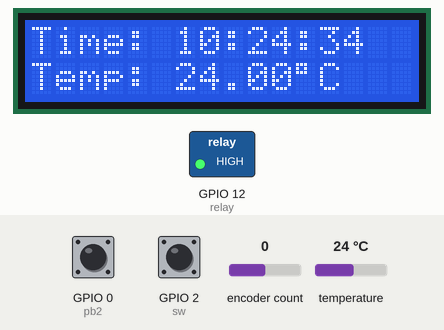
The program below on a simulated ESP8266 board running MicroPython. Shown: 16×2 character LCD, switched loads named in the program (green lamp = pin HIGH). Inputs (shaded band) come from the test bench; at power-on: GPIO 2 (sw) HIGH, encoder count 0, GPIO 0 (pb2) HIGH, temperature 24 °C. The clock reads 2024-03-15 10:24:30 at power-on unless the program sets it; files the program writes start out absent; library files of the repository ran but are not shown: esp8266_i2c_lcd.py, ds1307.py.

Above: at 4.3 s.
4.4 s: GPIO 2 (sw) pulled LOW for 0.15 s
At 6.6 s:
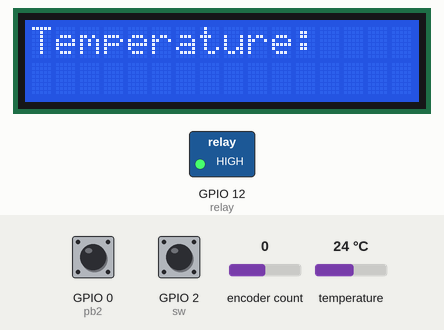
6.9 s: encoder count set to -1
At 7.2 s:
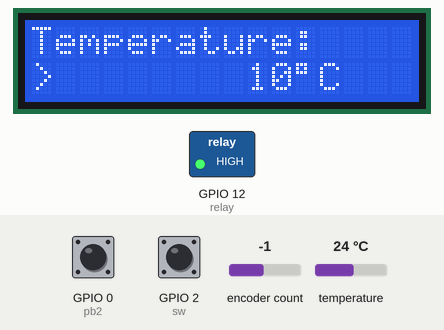
8.4 s: encoder count set to 0
At 9.6 s:
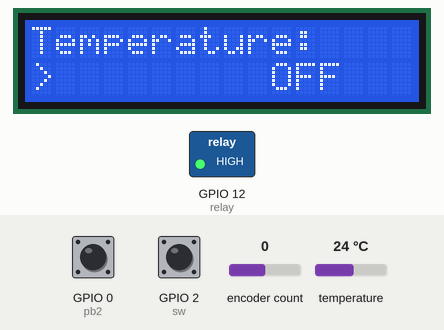
9.9 s: GPIO 2 (sw) pulled LOW for 1 s
At 11.0 s:
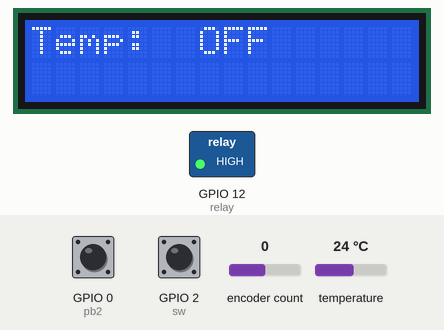
13.9 s: GPIO 0 (pb2) pulled LOW for 3.2 s
At 15.6 s:
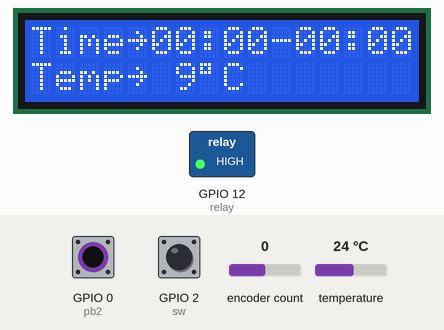
19.9 s: GPIO 2 (sw) pulled LOW for 3.2 s
At 24.3 s:
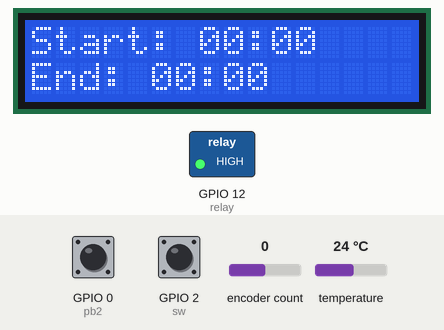
Timing chart, 0 to 25.6 s (numbered marks = the images above; inputs shaded):
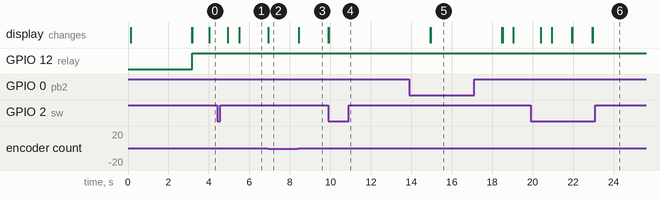

The program:

main.py
```python
#--------------------------------
# Programmable Mini Refrigerator
#           DB.Tajo
#          2019-2020
#--------------------------------

import gc
gc.collect()
import time
gc.collect()
import onewire, ds18x20
gc.collect()
from machine import I2C, Pin
gc.collect()
from esp8266_i2c_lcd import I2cLcd
gc.collect()
import ds1307
gc.collect()
import menu
gc.enable()

#setup
sw = Pin(2,Pin.IN,Pin.PULL_UP)
pb2 = Pin(0,Pin.IN,Pin.PULL_UP)
relay = Pin(12,Pin.OUT)
ds_sensor = ds18x20.DS18X20(onewire.OneWire(Pin(3)))
roms = ds_sensor.scan()
i2c=I2C(scl=Pin(5),sda=Pin(4))
lcd=I2cLcd(i2c,0x27,2,16)
ds= ds1307.DS1307(i2c)
lcd.backlight_on()
lcd.clear()
lcd.putstr("  Programmable\n Mini    Fridge")
time.sleep_ms(3000)
lcd.clear()
gc.collect()

#Main Loop
while True:
  clock = ds.datetime()
  gc.collect()
  lcd.move_to(0, 0)
  lcd.putstr("Time: ")
  lcd.putstr("%d:" %(clock[4]))
  if clock[5]<10:
    lcd.putstr("0%d:" %(clock[5]))
  else:
    lcd.putstr("%d:" %(clock[5]))
  lcd.putstr("%d " %(clock[6]))
  ds_sensor.convert_temp()
  for rom in roms:
    temp=ds_sensor.read_temp(rom)
  lcd.putstr("\nTemp: %.2f"%(temp))
  lcd.putchar(chr(223))
  lcd.putstr("C")
  gc.collect()
  f=open('time.txt')
  tmset=f.read()
  tlist=tmset.split(",")
  shr=int(tlist[0])
  smin=int(tlist[1])
  ehr=int(tlist[2])
  emin=int(tlist[3])
  f.close()
  xhr=int(clock[4])
  xmin=int(clock[5])
  gc.collect()
  f=open('temp.txt')
  tpset=f.read()
  xtmp=int(tpset)
  f.close()
  gc.collect()

  if shr<ehr:  # 0 -> 24
    if (shr==xhr and smin==xmin) or (shr==xhr and smin<xmin):
      if  temp > (xtmp + 2):
        relay.value(1)
      elif temp < xtmp:
        relay.value(0)
    elif (shr<xhr and xhr<ehr):
      if  temp > (xtmp + 2):
        relay.value(1)
      elif temp < xtmp:
        relay.value(0)
    elif (ehr==xhr and emin==xmin) or (ehr==xhr and xmin<emin):
      if  temp > (xtmp + 2):
        relay.value(1)
      elif temp < xtmp:
        relay.value(0)
    else:
      relay.value(0)


  if shr>ehr or shr==ehr: #24 -> 0
    if (shr==xhr and smin==xmin) or (shr==xhr and smin<xmin):
      if  temp > (xtmp + 2):
        relay.value(1)
      elif temp < xtmp:
        relay.value(0)
    elif (shr<xhr or ehr>xhr):
      if  temp > (xtmp + 2):
        relay.value(1)
      elif temp < xtmp:
        relay.value(0)
    elif (ehr==xhr and emin==xmin) or (ehr==xhr and emin>xmin):
      if  temp > (xtmp + 2):
        relay.value(1)
      elif temp < xtmp:
        relay.value(0)
    elif (shr==ehr and smin==emin):
      if  temp > (xtmp + 2):
        relay.value(1)
      elif temp < xtmp:
        relay.value(0)
    else:
      relay.value(0)

  gc.collect()
  if sw.value()==0:  #Change Time and Temp Settings
    time.sleep_ms(500)
    if sw.value()==0:
      lcd.clear()
      time.sleep_ms(500)
      start_hr,start_min,end_hr,end_min = menu.time_menu()
      f=open('time.txt','w')
      f.write('%d,%d,%d,%d'%(start_hr,start_min,end_hr,end_min))
      f.close()
      gc.collect()
    else:
      lcd.clear()
      time.sleep_ms(500)
      temp=menu.temp_menu()
      f=open('temp.txt','w')
      f.write('%d' %temp)
      f.close()
      gc.collect()
  elif pb2.value()==0: #Dispay Current Settings YELLOW
    lcd.clear()
    if shr<10 and smin<10:
      lcd.putstr("Time~0%d:0%d" %(shr,smin))
    elif shr<10 and smin>9:
      lcd.putstr("Time~0%d:%d" %(shr,smin))
    elif shr>9 and smin<10:
      lcd.putstr("Time~%d:0%d" %(shr,smin))
    else:
      lcd.putstr("Time~%d:%d" %(shr,smin))
    #END TIME DISPLAY
    if ehr<10 and emin<10:
      lcd.putstr("-0%d:0%d" %(ehr,emin))
    elif ehr<10 and emin>9:
      lcd.putstr("-0%d:%d" %(ehr,emin))
    elif ehr>9 and emin<10:
      lcd.putstr("-%d:0%d" %(ehr,emin))
    else:
      lcd.putstr("-%d:%d" %(ehr,emin))
    lcd.putstr("Temp~ %d" %xtmp)
    lcd.putchar(chr(223))
    lcd.putstr("C")
    time.sleep_ms(3500)
    lcd.clear()
```

menu.py
```python
import time
from machine import I2C, Pin
from rotary_irq_esp import RotaryIRQ
from esp8266_i2c_lcd import I2cLcd

i2c=I2C(scl=Pin(5),sda=Pin(4))
lcd=I2cLcd(i2c,0x27,2,16)
sw = Pin(2,Pin.IN,Pin.PULL_UP)
#functions
def set_htime():
  r = RotaryIRQ(pin_num_clk=14, pin_num_dt=13, min_val=0, max_val=23, reverse=True, range_mode=RotaryIRQ.RANGE_BOUNDED)
  lastval = r.value()
  while True:
    val = r.value()
    if lastval != val:
      lastval = val
      lcd.move_to(0,1)
      lcd.putstr("")
      lcd.putchar(chr(62))
      if val<10:
        lcd.putstr("        0%d:00 " %val)
      else:
        lcd.putstr("        %d:00 " %val)
    if sw.value()==0:
      x=val
      return x

def set_mtime(check,max,x):
  if check==x:
    r = RotaryIRQ(pin_num_clk=14, pin_num_dt=13, min_val=0, max_val=max, reverse=True, range_mode=RotaryIRQ.RANGE_BOUNDED)
  elif (check+1)==x:
    r = RotaryIRQ(pin_num_clk=14, pin_num_dt=13, min_val=max, max_val=59, reverse=True, range_mode=RotaryIRQ.RANGE_BOUNDED)
  else:
    r = RotaryIRQ(pin_num_clk=14, pin_num_dt=13, min_val=0, max_val=59, reverse=True, range_mode=RotaryIRQ.RANGE_BOUNDED)
  lastval = r.value()
  while True:
    val = r.value()
    if lastval != val:
      lastval = val
      lcd.move_to(0,1)
      lcd.putstr("")
      lcd.putchar(chr(62))
      if x<10 and val<10:
        lcd.putstr("        0%d:0%d " %(x,val))
      elif x<10 and val>9:
        lcd.putstr("        0%d:%d " %(x,val))
      elif x>9 and val<10:
        lcd.putstr("        %d:0%d " %(x,val))
      else:
        lcd.putstr("        %d:%d " %(x,val))
    if sw.value()==0:
      return val

def time_menu():
  while True:
    #Start Time
    lcd.clear()
    lcd.putstr("Start Time:\n")
    w=set_htime()
    time.sleep_ms(500)
    x=set_mtime(0,0,w)
    time.sleep_ms(500)
    lcd.clear()
    #End Time
    lcd.putstr("End Time:\n")
    y=set_htime()
    time.sleep_ms(500)
    z=set_mtime(w,x,y)
    time.sleep_ms(500)
    lcd.clear()
    #START TIME DISPLAY
    if w<10 and x<10:
      lcd.putstr("Start: 0%d:0%d\n" %(w,x))
    elif w<10 and x>9:
      lcd.putstr("Start: 0%d:%d\n" %(w,x))
    elif w>9 and x<10:
      lcd.putstr("Start: %d:0%d\n" %(w,x))
    else:
      lcd.putstr("Start: %d:%d\n" %(w,x))
    #END TIME DISPLAY
    if y<10 and z<10:
      lcd.putstr("End: 0%d:0%d" %(y,z))
    elif y<10 and z>9:
      lcd.putstr("End: 0%d:%d" %(y,z))
    elif y>9 and z<10:
      lcd.putstr("End: %d:0%d" %(y,z))
    else:
      lcd.putstr("End: %d:%d" %(y,z))
    time.sleep_ms(5000)
    lcd.clear()
    return w, x, y, z

def temp_menu():
  r = RotaryIRQ(pin_num_clk=14, pin_num_dt=13, min_val=9, max_val=30, reverse=True, range_mode=RotaryIRQ.RANGE_BOUNDED)
  lastval = r.value()
  lcd.clear()
  lcd.putstr("Temperature:\n")
  while True:
    val = r.value()
    if lastval != val:
      lastval = val
      lcd.move_to(0,1)
      lcd.putstr("")
      lcd.putchar(chr(62))
      if val == 9:
        lcd.putstr("         OFF")
      else:
        lcd.putstr("        %d" %val)
        lcd.putchar(chr(223))
        lcd.putstr("C")
    if sw.value()==0:
      lcd.clear()
      if val == 9:
        lcd.putstr("Temp:  OFF")
      else:
        lcd.putstr("Temp: %d"%val)
        lcd.putchar(chr(223))
        lcd.putstr("C")
      time.sleep_ms(5000)
      return val
```

Measured:
- after the input at 4.4 s, the display: first changes after 0.52 s (image 1 shows a later state)
- after the input at 6.9 s, the display: changes at once (image 2)
- after the input at 8.4 s, the display: changes after 0.05 s (image 3)
- after the input at 9.9 s, the display: first changes at once (image 4 shows a later state)
- after the input at 13.9 s, the display: first changes after 1.0 s (image 5 shows a later state)
- after the input at 19.9 s, the display: first changes after 0.51 s (image 6 shows a later state)
